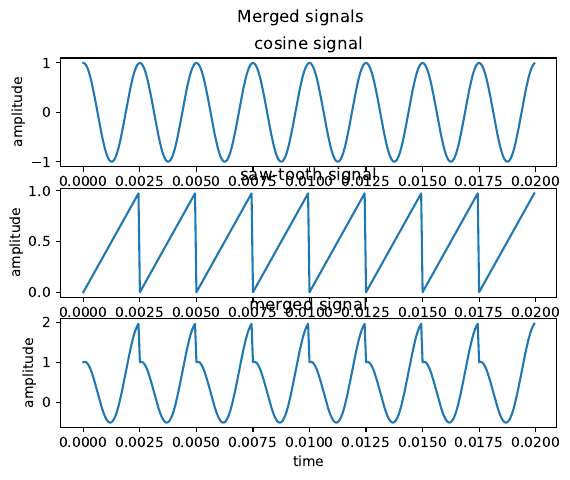

Recreate this plot in Python.
import numpy as np
import matplotlib.pyplot as plt

t = np.arange(0, 0.02, step = 1/16000)
a = np.cos(2 * np.pi * 400 * t)

c = (400 * t - np.floor(400 * t))

fig, ass = plt.subplots(3)
fig.suptitle('Merged signals')

ass[0].plot(t, a)
ass[0].set_title('cosine signal')
ass[0].set_xlabel('time')
ass[0].set_ylabel('amplitude')


ass[1].plot(t, c)
ass[1].set_title('saw-tooth signal')
ass[1].set_xlabel('time')
ass[1].set_ylabel('amplitude')


ass[2].plot(t, a+c)
ass[2].set_title('merged signal')
ass[2].set_xlabel('time')
ass[2].set_ylabel('amplitude')

plt.savefig("ex4.pdf", format="pdf", bbox_inches="tight")
plt.show()
